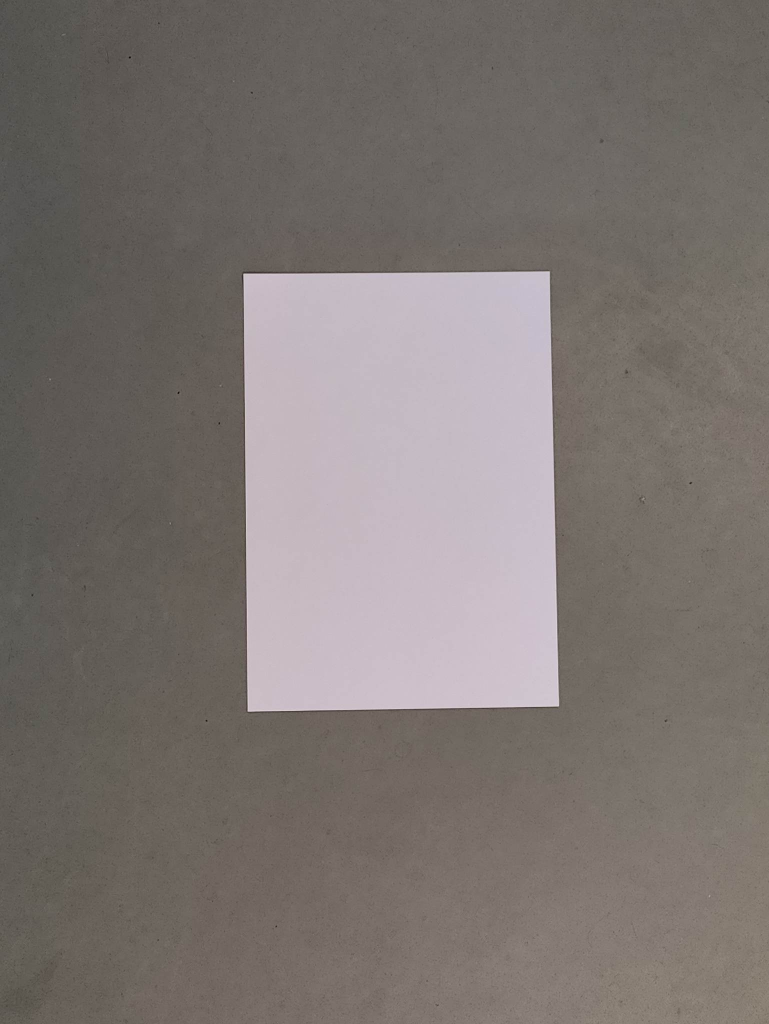
#> input picture paper.jpg, 1537 x 2048 px (shown at 1/2 size)
$ python object_size.py   (older library calls are emulated)
#> lines starting #> are read from the running program, lines starting #| are printed output that depends on the picture; after the words box and inside, x2 and y2 are one past the last pixel; in counts of white or black regions, pixels touching at a corner belong together
#Importing the necessary packages
from imutils import perspective
from scipy.spatial import distance as dist
from imutils import perspective
from imutils import contours
import numpy as np
import argparse
import imutils
import cv2

#Defining midpoint of object
def midpoint(ptA, ptB):
    return ((ptA[0] + ptB[0]) * 0.5, (ptA[1] + ptB[1]) * 0.5)

# [8 lines of commented-out code are left out]
image = cv2.imread('paper.jpg')
#> image is the input picture: shape (2048, 1537, 3); mean B, G, R 113.5, 116.9, 124.4
gray = cv2.cvtColor(image, cv2.COLOR_BGR2RGB)
gray = cv2.GaussianBlur(gray, (15, 15), 0)
cv2.imshow('image', image)
cv2.waitKey(0)

#Perform edge detection, then perform morphology to close gabs between object edges
edged = cv2.Canny(gray, 50, 100)
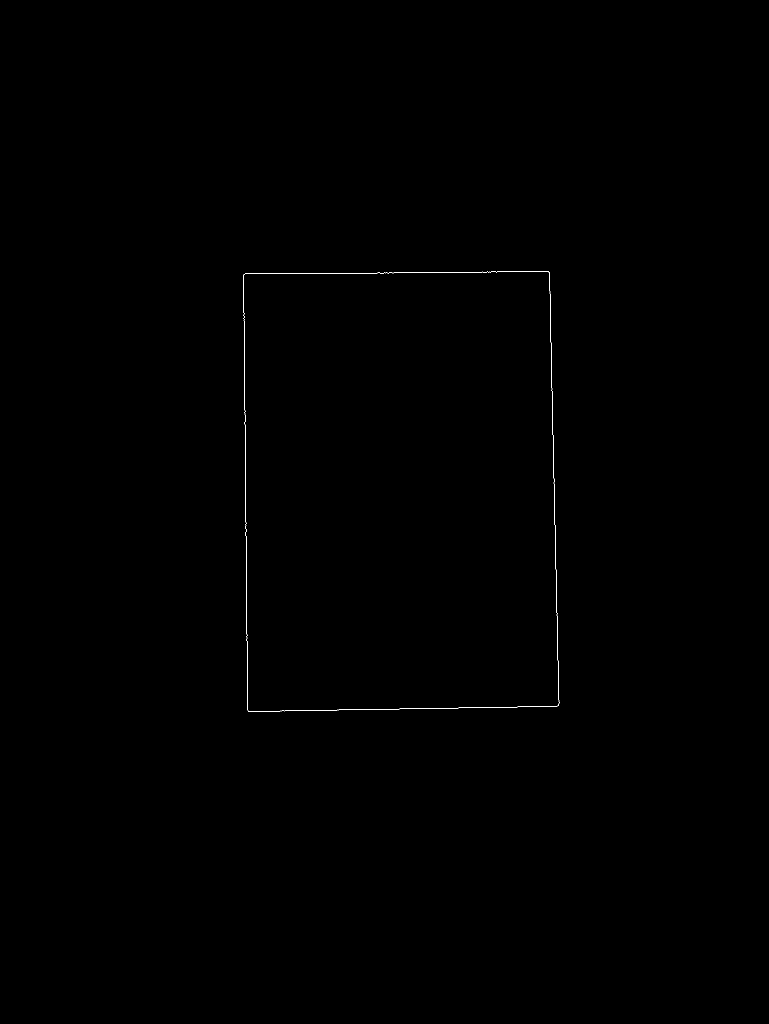
#> edged: shape (2048, 1537) (shown at 1/2 size); 0.09% white in thin lines or dots, all inside (x1, y1, x2, y2) = (487, 542, 1119, 1424)
edged = cv2.dilate(edged, None, iterations=1)
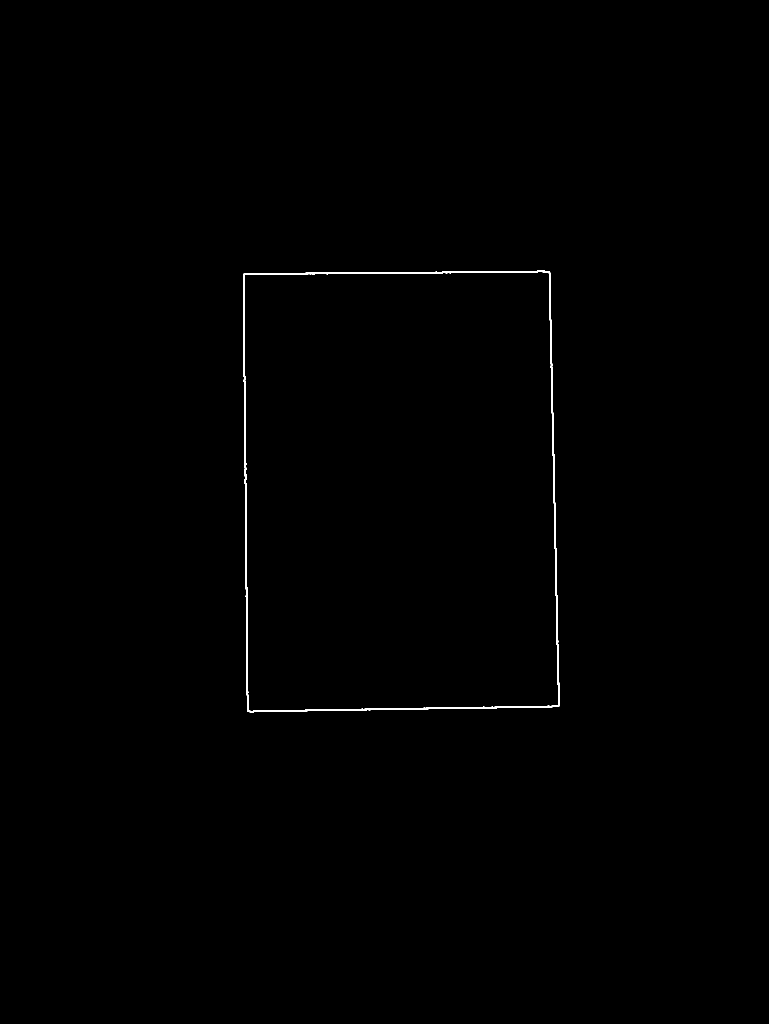
#> edged: shape (2048, 1537) (shown at 1/2 size); 0.29% white; 1 white region, box (x1, y1, x2, y2) and area: (486, 541, 1120, 1425) 9226
edged = cv2.erode(edged, None, iterations=1)

#Find contours in the edge map
cnts = cv2.findContours(edged.copy(), cv2.RETR_EXTERNAL, cv2.CHAIN_APPROX_SIMPLE)
#> cnts = 1 contour; box (x1, y1, x2, y2) and area: (487, 542, 1119, 1424) 538450
cnts = imutils.grab_contours(cnts)

#sort the contours from left to right and initate the pixels per metric callibration variable
(cnts, _) = contours.sort_contours(cnts)
pixelsPerMetric = None

#Loop over the contours individually
for c in cnts:
    #If the contour is not sufficiently large, then it is ignored
    if cv2.contourArea(c) < 100:
        continue

    #Compute the rotated bounding box of the contour
    orig = image.copy()
    box = cv2.minAreaRect(c)
    box = cv2.cv.BoxPoints(box) if imutils.is_cv2() else cv2.boxPoints(box)
    box = np.array(box, dtype="int")

    """Order the points in the contour so that they appear in the following order:
     top-left, top-right, bottom-right, bottom-left, and then draw an outline around it"""
    box = perspective.order_points(box)
    cv2.drawContours(orig, [box.astype("int")], -1, (0, 255, 0), 2)

    #Loop over the original points and draw them
    for (x, y) in box:
        cv2.circle(orig, (int(x), int(y)), 5, (0, 0, 255), -1)

    """ Unpack the ordered bounding box, then compute the
    midpoint between the top-left and the top-right coordinates,
    followed by the midpoint between the bottom-left and bottom-right
    """
    (tl, tr, br, bl) = box
    (tltrX, tltrY) = midpoint(tl, tr)
    (blbrX, blbrY) = midpoint(bl, br)
    # compute the midpoint between the top-left and top-right points,
    # followed by the midpoint between the top-righ and bottom-right
    (tlblX, tlblY) = midpoint(tl, bl)
    (trbrX, trbrY) = midpoint(tr, br)
    # draw the midpoints on the image
    cv2.circle(orig, (int(tltrX), int(tltrY)), 5, (255, 0, 0), -1)
    cv2.circle(orig, (int(blbrX), int(blbrY)), 5, (255, 0, 0), -1)
    cv2.circle(orig, (int(tlblX), int(tlblY)), 5, (255, 0, 0), -1)
    cv2.circle(orig, (int(trbrX), int(trbrY)), 5, (255, 0, 0), -1)

    #Draw the lines between the midpoint
    cv2.line(orig, (int(tltrX), int(tltrY)), (int(blbrX), int(blbrY)), (255, 0, 255), 2)
    cv2.line(orig, (int(tltrX), int(tltrY)), (int(blbrX), int(blbrY)), (255, 0, 255), 2)

    #Compute the euclidian distance between the midpoints
    dA = dist.euclidean((tltrX, tltrY), (blbrX, blbrY))
    dB = dist.euclidean((tlblX, tlblY), (trbrX, trbrY))

    """If the Pixels Per Metric hasn't been initialized, then compute it as the ration of pixels to supply the metric (in mm)"""

    if pixelsPerMetric is None:
        pixelsPerMetric = dB / 297#args["width"]

    #Compute the sixe of the object
    dimA = dA / pixelsPerMetric
    dimB = dB / pixelsPerMetric

    # Draw the object size on the image
    cv2.putText(orig, "{:.1f}mm".format(dimA),
                (int(tltrX - 15), int(tltrY - 10)), cv2.FONT_HERSHEY_SIMPLEX,
                0.65, (255, 255, 255), 2)

    #Show the output Image
    cv2.imshow("Image", orig)
    cv2.waitKey(0)
#> this loop made 1 pass
#> (tl, tr, br, bl, tltrX, tltrY, blbrX, blbrY) on pass 1: ([480, 547], [1104, 537], [1118, 1413], [494, 1423], 792, 542, 806, 1418)
#> pass 1, `cv2.imshow("Image", orig)`:
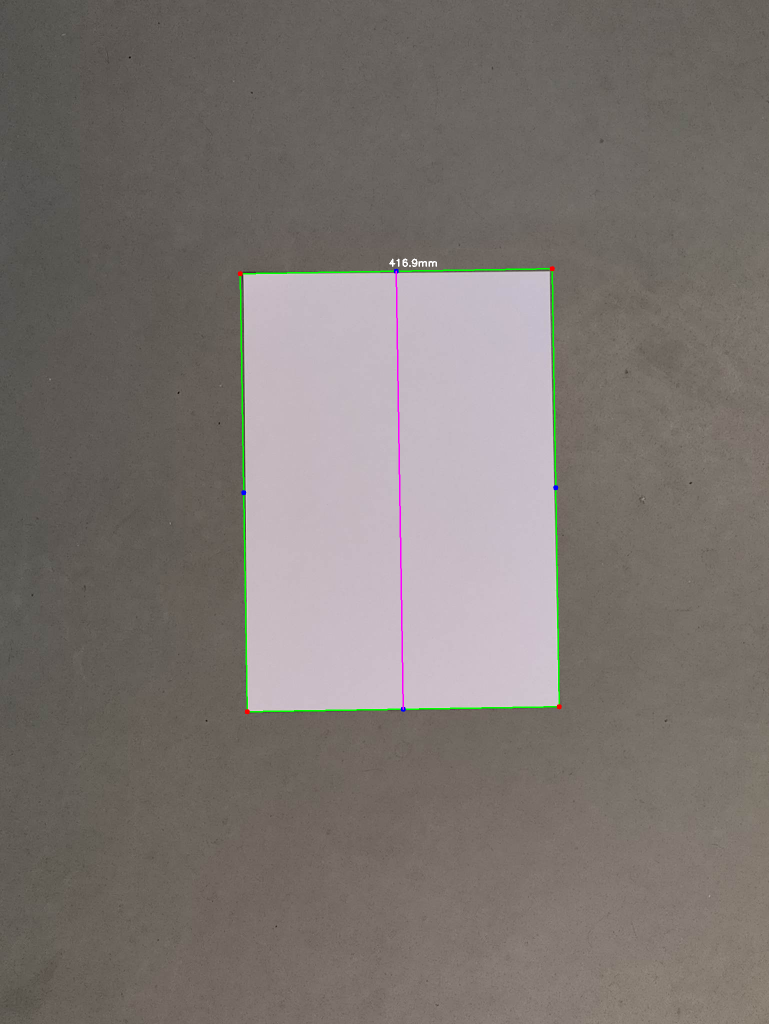
#> window 'Image': shape (2048, 1537, 3) (shown at 1/2 size); mean B, G, R 113.3, 117.2, 124.2
#> after the loop, pixelsPerMetric = 2.1

$ run again, with Papir2.jpeg copied over paper.jpg
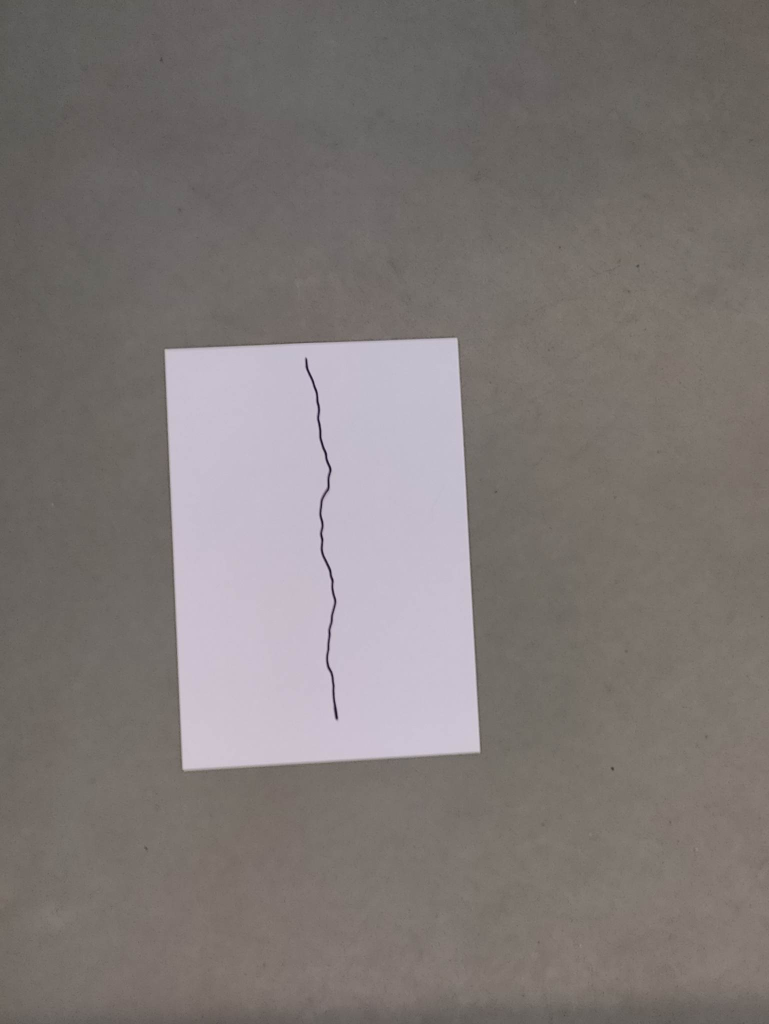
#> input picture Papir2.jpeg, 1537 x 2048 px (shown at 1/2 size)
#> image is the input picture: shape (2048, 1537, 3); mean B, G, R 118.6, 120.6, 127.2
#> `edged = cv2.dilate(edged, None, iterations=1)`:
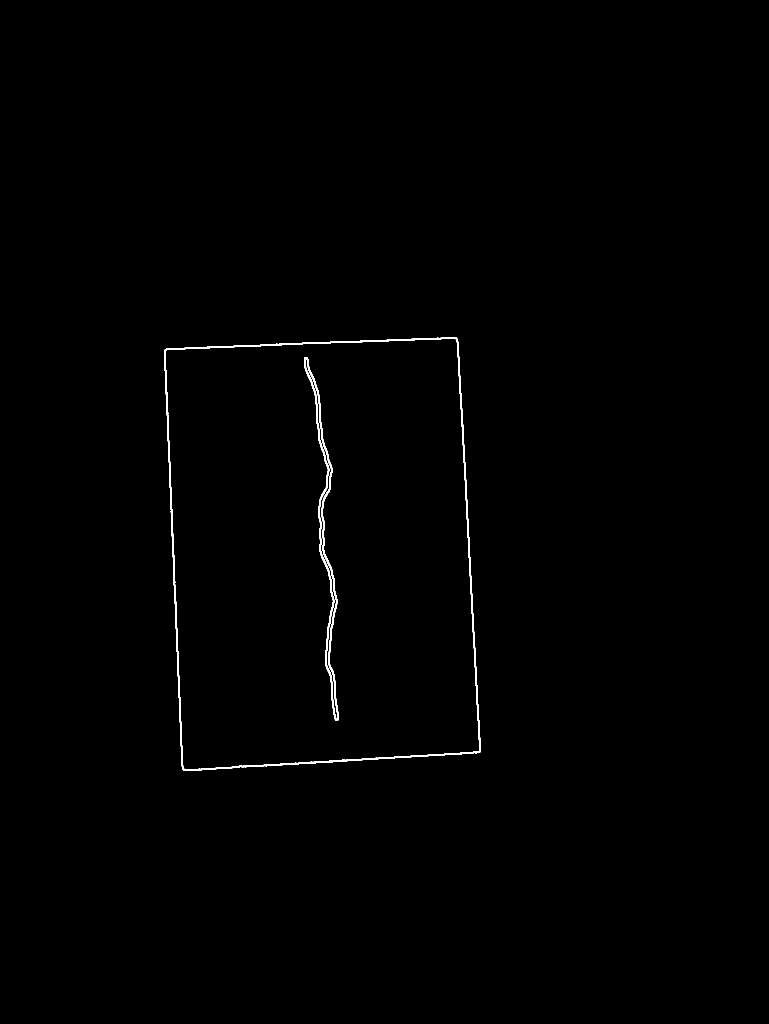
#> edged: shape (2048, 1537) (shown at 1/2 size); 0.45% white; 2 white regions, box (x1, y1, x2, y2) and area: (328, 674, 962, 1542) 9076, (608, 714, 678, 1442) 5056
#> cnts = 1 contour; box (x1, y1, x2, y2) and area: (329, 675, 961, 1541) 494897
#> the loop `for c in cnts:` made 1 pass
#> (tl, tr, br, bl, tltrX, tltrY, blbrX, blbrY) on pass 1: ([320, 698], [916, 666], [960, 1509], [364, 1540], 618, 682, 662, 1524.5)
#> pass 1, `cv2.imshow("Image", orig)`:
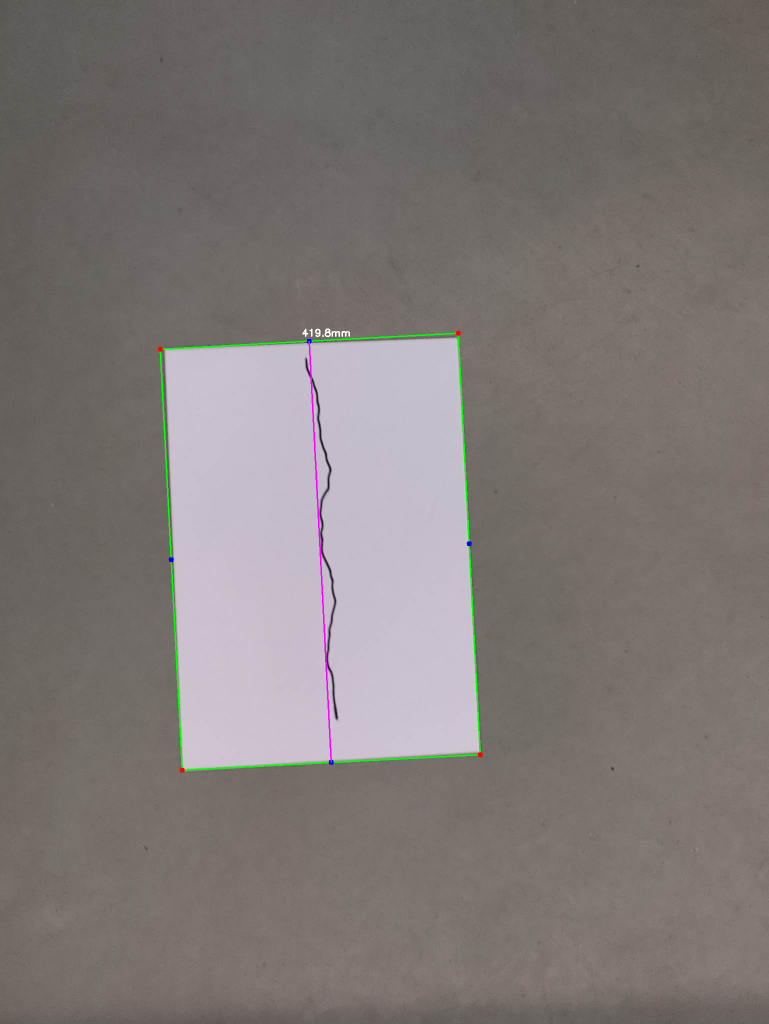
#> window 'Image': shape (2048, 1537, 3) (shown at 1/2 size); mean B, G, R 118.4, 120.8, 126.9
#> after the loop `for c in cnts:`: pixelsPerMetric = 2.01
